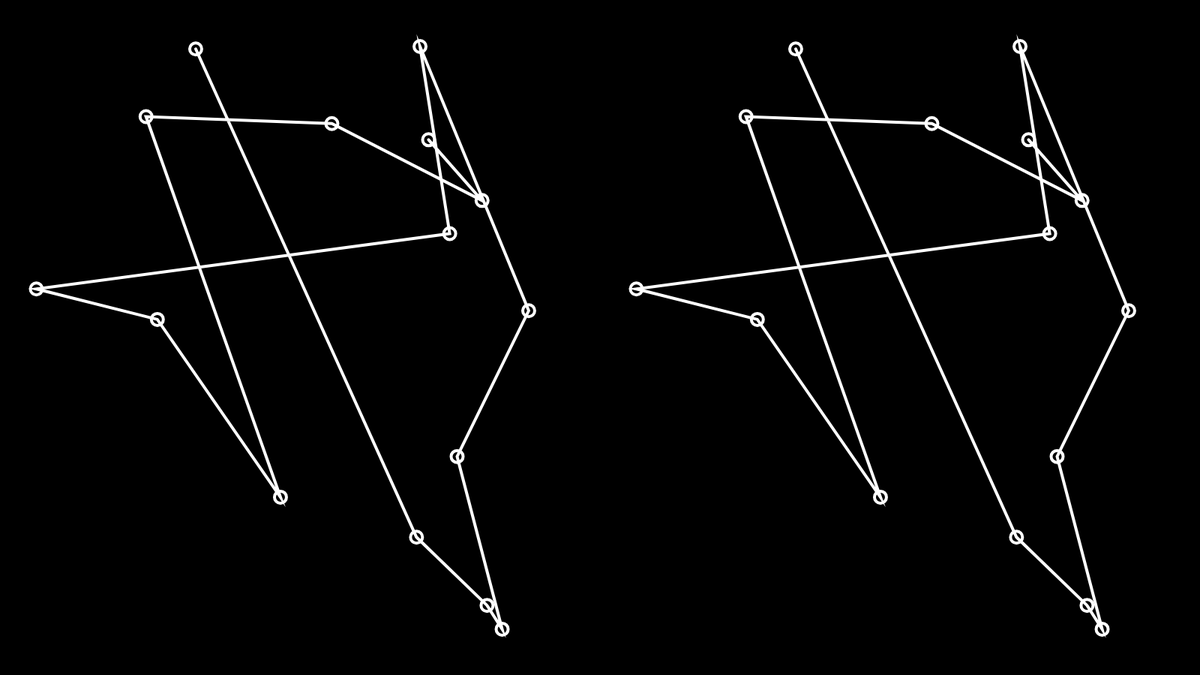
Frame 1 (no input)
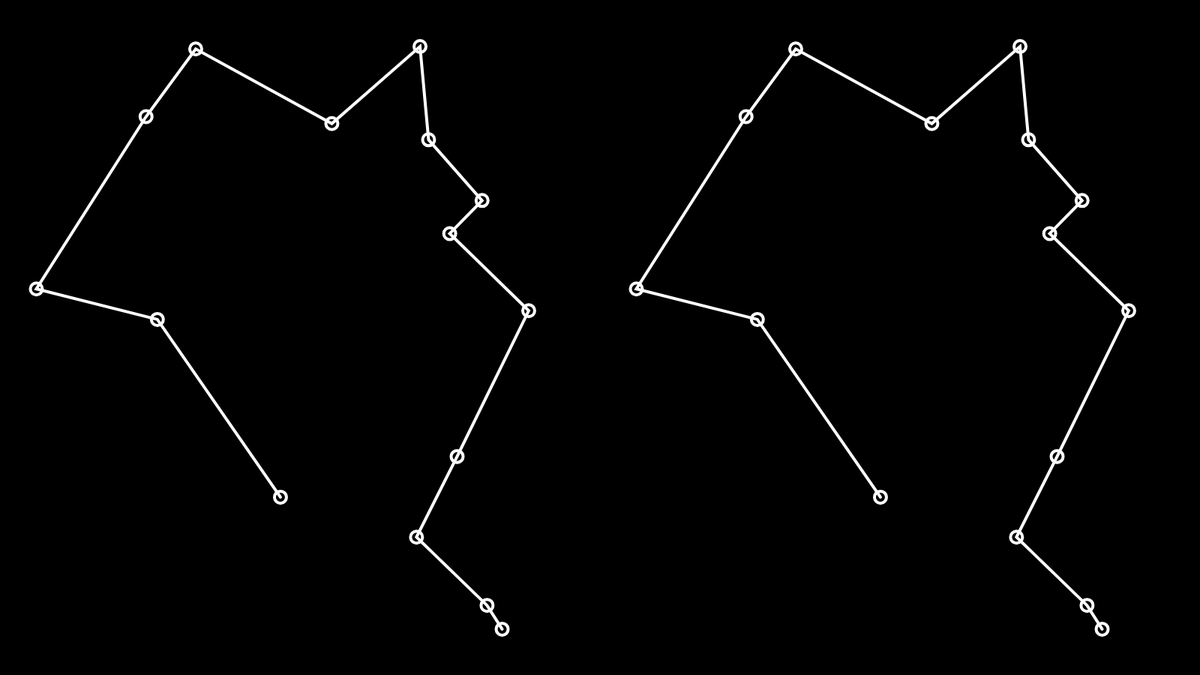
Frame 60 (no input)
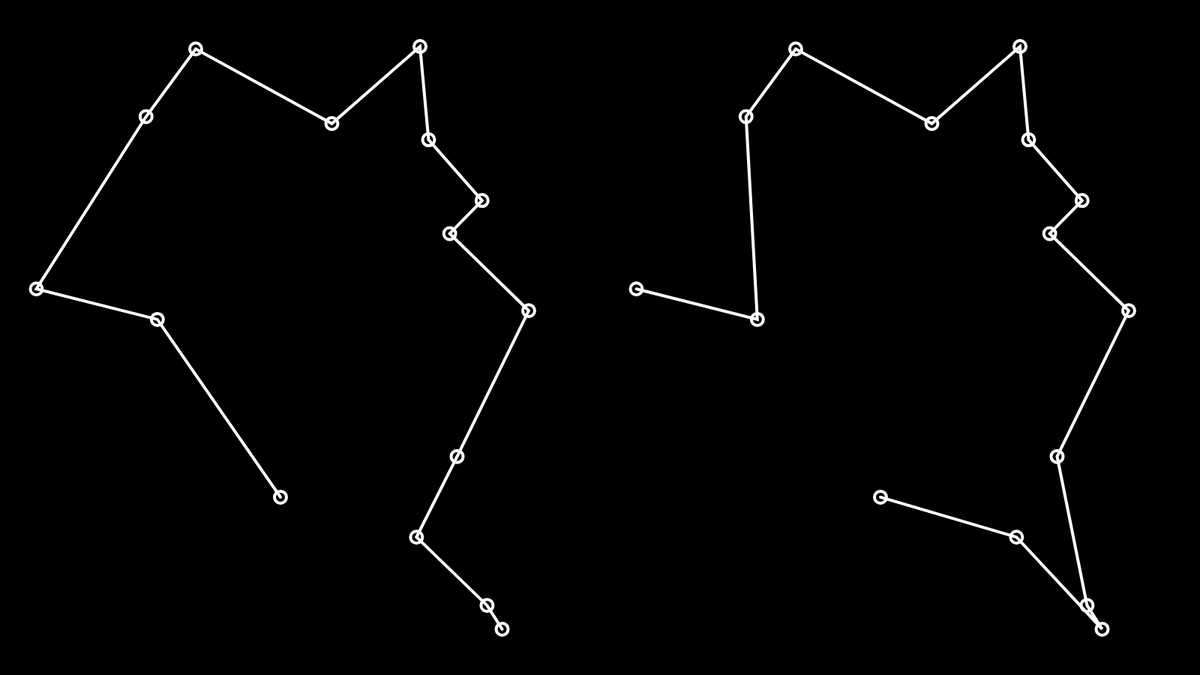
Frame 120 (the mouse pressed at the canvas centre since frame 60)

The p5.js sketch that drew these frames (run headless with seeded random() and noise() and a simulated clock; from frame 60 on, the mouse is pressed at the canvas centre):

// p5.js sketch
// ── sketch.js
var cities = [];
var totalCities = 15;

var popSize = 500;
var population = [];
var fitness = [];

var recordDistance = Infinity;
var bestEver;
var currentBest;

var statusP;

function setup() {
  createCanvas(1600, 900);
  var order = [];
  for (var i = 0; i < totalCities; i++) {
    var v = createVector(random(width / 2), random(height));
    cities[i] = v;
    order[i] = i;
  }

  for (var i = 0; i < popSize; i++) {
    population[i] = shuffle(order);
  }
  statusP = createP('').style('font-size', '32pt');
}

function draw() {
  background(0);

  calculateFitness();
  normalizeFitness();
  nextGeneration();

  stroke(255);
  strokeWeight(4);
  noFill();
  beginShape();
  for (var i = 0; i < bestEver.length; i++) {
    var n = bestEver[i];
    vertex(cities[n].x, cities[n].y);
    ellipse(cities[n].x, cities[n].y, 16, 16);
  }
  endShape();

  translate(width/2, 0);
  stroke(255);
  strokeWeight(4);
  noFill();
  beginShape();
  for (var i = 0; i < currentBest.length; i++) {
    var n = currentBest[i];
    vertex(cities[n].x, cities[n].y);
    ellipse(cities[n].x, cities[n].y, 16, 16);
  }
  endShape();
}

function swap(a, i, j) {
  var temp = a[i];
  a[i] = a[j];
  a[j] = temp;
}

function calcDistance(points, order) {
  var sum = 0;
  for (var i = 0; i < order.length - 1; i++) {
    var cityAIndex = order[i];
    var cityA = points[cityAIndex];
    var cityBIndex = order[i + 1];
    var cityB = points[cityBIndex];
    var d = dist(cityA.x, cityA.y, cityB.x, cityB.y);
    sum += d;
  }
  return sum;
}

// Calculate distance in km between 2 coordinates
function distance(latA, longA, latB, longB) {
    latA = radians(latA)
    longA = radians(longA)
    latB = radians(latB)
    longB = radians(longB)

    dlon = longB - longA  
    dlat = latB - latA
    a = Math.sin(dlat / 2)**2 + Math.cos(latA) * Math.cos(latB) * Math.sin(dlon / 2)**2
  
    c = 2 * Math.asin(Math.sqrt(a))  
     
    // Radius of earth in kilometers. Use 3956 for miles 
    r = 6371
       
    return(c * r) 

}

function radians(degrees)
{
  var pi = Math.PI;
  return degrees * (pi/180);
}


// ── crossOver.js
function crossOver(orderA, orderB) {
    var start = floor(random(orderA.length));
    var end = floor(random(start + 1, orderA.length));
    var neworder = orderA.slice(start, end);
  
    for (var i = 0; i < orderB.length; i++) {
      var city = orderB[i];
      if (!neworder.includes(city)) {
        neworder.push(city);
      }
    }
    return neworder;
  }
  
// ── distance.js
// Calculate distance in km between 2 coordinates
function distance(latA, longA, latB, longB) {
    latA = radians(latA)
    longA = radians(longA)
    latB = radians(latB)
    longB = radians(longB)

    dlon = longB - longA  
    dlat = latB - latA
    a = Math.sin(dlat / 2)**2 + Math.cos(latA) * Math.cos(latB) * Math.sin(dlon / 2)**2
  
    c = 2 * Math.asin(Math.sqrt(a))  
     
    // Radius of earth in kilometers. Use 3956 for miles 
    r = 6371
       
    return(c * r) 

}

function radians(degrees)
{
  var pi = Math.PI;
  return degrees * (pi/180);
}
// ── fitness.js
function calculateFitness() {
    var currentRecord = Infinity;
    for (var i = 0; i < population.length; i++) {
      var d = calcDistance(cities, population[i]);
      if (d < recordDistance) {
        recordDistance = d;
        bestEver = population[i];
      }
      if (d < currentRecord) {
        currentRecord = d;
        currentBest = population[i];
      }
  
      fitness[i] = 1 / (pow(d, 8) + 1);
    }
  }
  
  function normalizeFitness() {
    var sum = 0;
    for (var i = 0; i < fitness.length; i++) {
      sum += fitness[i];
    }
    for (var i = 0; i < fitness.length; i++) {
      fitness[i] = fitness[i] / sum;
    }
  }
// ── geneticAlgo.js
function calculateFitness() {
  var currentRecord = Infinity;
  for (var i = 0; i < population.length; i++) {
    var d = calcDistance(cities, population[i]);
    if (d < recordDistance) {
      recordDistance = d;
      bestEver = population[i];
    }
    if (d < currentRecord) {
      currentRecord = d;
      currentBest = population[i];
    }

    fitness[i] = 1 / (pow(d, 8) + 1);
  }
}

function normalizeFitness() {
  var sum = 0;
  for (var i = 0; i < fitness.length; i++) {
    sum += fitness[i];
  }
  for (var i = 0; i < fitness.length; i++) {
    fitness[i] = fitness[i] / sum;
  }
}

function nextGeneration() {
  var newPopulation = [];
  for (var i = 0; i < population.length; i++) {
    var orderA = pickOne(population, fitness);
    var orderB = pickOne(population, fitness);
    var order = crossOver(orderA, orderB);
    mutate(order, 0.01);
    newPopulation[i] = order;
  }
  population = newPopulation;
}

function pickOne(list, prob) {
  var index = 0;
  var r = random(1);

  while (r > 0) {
    r = r - prob[index];
    index++;
  }
  index--;
  return list[index].slice();
}

function crossOver(orderA, orderB) {
  var start = floor(random(orderA.length));
  var end = floor(random(start + 1, orderA.length));
  var neworder = orderA.slice(start, end);

  for (var i = 0; i < orderB.length; i++) {
    var city = orderB[i];
    if (!neworder.includes(city)) {
      neworder.push(city);
    }
  }
  return neworder;
}

function mutate(order, mutationRate) {
  for (var i = 0; i < totalCities; i++) {
    if (random(1) < mutationRate) {
      var indexA = floor(random(order.length));
      var indexB = (indexA + 1) % totalCities;
      swap(order, indexA, indexB);
    }
  }
}
// ── mutation.js
function mutate(order, mutationRate) {
    for (var i = 0; i < totalCities; i++) {
      if (random(1) < mutationRate) {
        var indexA = floor(random(order.length));
        var indexB = (indexA + 1) % totalCities;
        swap(order, indexA, indexB);
      }
    }
  }
// ── nextGen.js
function pickOne(list, prob) {
    var index = 0;
    var r = random(1);
  
    while (r > 0) {
      r = r - prob[index];
      index++;
    }
    index--;
    return list[index].slice();
  }

function nextGeneration() {
    var newPopulation = [];
    for (var i = 0; i < population.length; i++) {
      var orderA = pickOne(population, fitness);
      var orderB = pickOne(population, fitness);
      var order = crossOver(orderA, orderB);
      mutate(order, 0.01);
      newPopulation[i] = order;
    }
    population = newPopulation;
  }
    
